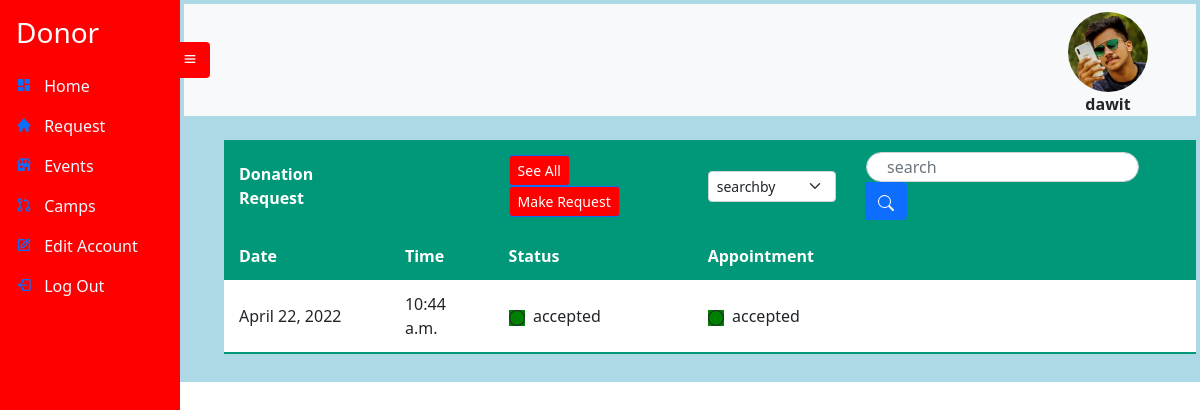
The app's page /donationrequest/notall (signed in) with its own data.
### Donor/models.py (models this page shows, shortened)
class Donor(models.Model):
    Donor_id =  models.UUIDField(default=uuid.uuid4, unique=True,
                          primary_key=True, editable=False)
    Account_id = models.OneToOneField(Account , on_delete=models.CASCADE ,null=True , blank=True)
    Donorname = models.CharField(max_length=20 , null=True , blank=True)
    DateOfBirth = models.DateTimeField(max_length=6, null=True , blank=True)
    Bloodgroup= models.CharField(max_length=10, null=True , blank=True , choices=blood_group)
    Address_id = models.OneToOneField(Address, on_delete=models.CASCADE , null=True , blank=True)
    Gender = models.CharField(max_length=10, null=True , blank=True)
    Age = models.IntegerField()
    Nationality = models.CharField(max_length=10, null=True , blank=True)
    Height = models.FloatField(max_length=10, null=True , blank=True)
    Weight = models.FloatField(max_length=10, null=True , blank=True)
    BMS = models.FloatField(max_length=10 , null=True , blank=True)
    BloodPressure = models.CharField(max_length=10 ,  null=True , blank=True)
    ProfilePic= models.FileField(null=True, blank=True, upload_to='profilepic/', default="profilepic/defaultprofile.jpeg")

class DonationRequestFormResult(models.Model):
    Result_id = models.UUIDField(default=uuid.uuid4, unique=True,
                          primary_key=True, editable=False)
    Donor_id = models.ForeignKey(Donor , null=True , on_delete=models.SET_NULL,blank=True , unique=False)
    HeartDisease = models.CharField(max_length=3, null=True , blank=True ,choices=Answer_choices)
    Kidney_Lung_Bloodpressure_Diabetes_Epilepsy = models.CharField(max_length=3, null=True , blank=True ,  choices=Answer_choices)
    Liverproblems = models.CharField(max_length=3, null=True , blank=True ,choices=Answer_choices)
    STD = models.CharField(max_length=3, null=True , blank=True ,choices=Answer_choices)
    Tattoo_Ear_skin_pierced_lastmonth= models.CharField(max_length=3, null=True , blank=True ,choices=Answer_choices)
    Slpet_Unsafely_OtherThanPartner = models.CharField(max_length=3, null=True , blank=True ,choices=Answer_choices)
    SeriousSkinRepair = models.CharField(max_length=3, null=True , blank=True ,choices=Answer_choices)
    Preagnant = models.CharField(max_length=3, null=True , blank=True,choices=Answer_choices)
    Abortion = models.CharField(max_length=3, null=True , blank=True,choices=Answer_choices)
    BreastFeeding = models.CharField(max_length=3, null=True , blank=True,choices=Answer_choices)
    BloodHealthfulnessInfo = models.CharField(max_length=10, null=True , blank=True,choices=Answer_choices)
    Status = models.CharField(null=True , max_length=11 , blank=True , default='in progress')
    Request_time = models.TimeField(auto_now_add=True , null=True , blank=True)
    Request_Date = models.DateField(auto_now_add=True  , null=True , blank=True)

class Appointment(models.Model):
    App_id = models.UUIDField(default=uuid.uuid4, unique=True,
                          primary_key=True, editable=False)
    Donor_id = models.ForeignKey(Donor , on_delete=models.SET_NULL, null=True , blank=True , unique=False)
    Date = models.DateField()
    Time = models.TimeField()
    status = models.CharField(null=True , max_length=11 , blank=True , default='in progress')

### UserAccount/models.py (models this page shows, shortened)
class Account(AbstractUser):
    Role = models.CharField(max_length=25, null=True , blank=True)

### Donor/views.py (the view, shortened to what this page needs)
# urls.py: path('donationrequest/<type>' , views.DonationRequest , name='donationrequest'),
def DonationRequest(request , type):
    donor = DonorState(request)['donor']
    donation = None
    appointment = None
    try:
        if(type=='all'):
            donation = DonationRequestFormResult.objects.filter(Donor_id = donor.Donor_id)
        elif(type=='notall'):
            donation = DonationRequestFormResult.objects.filter(Donor_id = donor.Donor_id)[0:5]
    except:
        donation = None
    try:
        if(type=='all'):
            appointment = Appointment.objects.filter(Donor_id = str(donor.Donor_id))
        elif(type=='notall'):
            appointment = Appointment.objects.filter(Donor_id = str(donor.Donor_id))[0:5]
    except:
        print('no appointment')
        appointment = None
    my_list=[]
    try:
        my_list = list(itertools.zip_longest(donation,appointment))
        print('list is set')
    except:
        my_list = []
        print('list is empty')
    context = {'list':my_list , 'donation':donation , 'donor':donor}
    return render (request , 'donor/donationrequest.html' , context  )

### Donor/views.py (called while the page is built)
def DonorState(request):
    donor = request.user
    context = {'donor': Donor.objects.get(Account_id = donor.id) }
    return context

### templates/donor/donationrequest.html (shortened to what this page needs)
{% extends 'donor/donor.html' %}
{% load static %}
{% block content %}
<br>
<table class="styled-table">
    <thead>
         <tr>
           <th>Donation Request</th>
           <th></th>
           <th><a href="{% url 'donationrequest' 'all' %}"><button type="button" class="btn btn-primary btn-sm" style= "background-color: red;">See All</button></a>&nbsp;
            <a href="{% url 'makerequest'  %}"><button type="button" class="btn btn-primary btn-sm" style= "background-color: red;">Make Request</button></a>
            </th>
            <form method="post" action="{% url 'donationrequest' 'searched' %}">
            <th>
              <select class="form-select form-select-sm" name='searchby' aria-label=".form-select-sm example">
              <option selected>searchby</option>
            </select>
            </th>
            <th>
              <div class="input-group">
                <div class="form-outline">
                  <input type="search" id="form1" name='searched' placeholder="search" class="form-control" />
                </div>
                <button type="submit"  class="btn btn-primary">
                </button>
              </div>
            </th>
            <th></th>
          </form>
          </tr>
          {% include 'donor/donationrequestlist.html' %}
{% endblock %}

### templates/donor/donor.html (shortened to what this page needs)
{% extends 'sidebarbase.html' %}
{% block content1 %}
<div
      class="side-navbar active-nav d-flex justify-content-between flex-wrap flex-column"
      id="sidebar"
    >
      <ul class="nav flex-column text-white w-100">
        <a href="{% url 'donordashbord' 'notall' %}" class="nav-link h3 text-white my-2">
          Donor
        </a>
        <li class="nav-link">
          <i class="bx bxs-dashboard"></i>
          <span class="mx-2" ><a class="inner-anchor"  href="{% url 'donordashbord' 'notall' %}"> Home</a></span>
        </li>
        <li class="nav-link">
          <i class="bx bxs-home"></i>
          <span class="mx-2" ><a class="inner-anchor" href="{% url 'donationrequest' 'notall' %}"> Request</a></span>
        </li>
        <li class="nav-link">
          <i class="bx bxs-store"></i>
          <span class="mx-2" ><a class="inner-anchor" href="{% url 'getevent' 'notall' %}"> Events </a></span>
        </li>
        <li class="nav-link">
          <i class="bx bx-git-pull-request"></i>
          <span class="mx-2" ><a class="inner-anchor" href="#"> Camps</a></span>
        </li>
        <li class="nav-link">
          <i class="bx bx-edit"></i>
          <span class="mx-2" ><a class="inner-anchor" href="{% url 'donoreditpassword'  %}"> Edit Account</a></span>
        </li>
        <li class="nav-link">
          <i class="bx bx-log-out"></i>
          <span class="mx-2" ><a class="inner-anchor" href="{% url 'logout' %}" > Log Out </a></span>
        </li>
      </ul>
    </div>
    <div class="p-1 my-container active-cont" style="background-color:lightblue">
      <nav class="navbar top-navbar navbar-light bg-light px-5">
        <a class="btn border-0" id="menu-btn"><i class="bx bx-menu"></i></a>
        <figure id="image">
          <img src="/static/images/{{ donor.ProfilePic }}" style="height: 80px;
          width: 80px;
          border-radius: 50%; " >
          <figcaption style="text-align: center;"><b>{{user.username}}</b></figcaption>
        </figure>
              </nav>
      {% block content %}
      {% endblock %}
{% endblock %}

### templates/donor/donationrequestlist.html (shortened to what this page needs)
       <tr >
           <th>Date</th>
           <th>Time</th>
           <th>Status</th>
           <th>Appointment</th>
           <th></th>
           <th></th>
       </tr>
   </thead>
   <tbody>
     {% if list %}
     {% for don,app in list %}
     <tr>
      <td>{{ don.Request_Date }}</td>
      <td>{{ don.Request_time }}</td>
      {% if don.Status == 'in progress' %}
      <td><svg xmlns="http://www.w3.org/2000/svg" width="16" height="16" fill="currentColor" style="background-color: yellow;" class="bi bi-circle"  viewBox="0 0 16 16">
        <path d="M8 15A7 7 0 1 1 8 1a7 7 0 0 1 0 14zm0 1A8 8 0 1 0 8 0a8 8 0 0 0 0 16z"/>
      </svg>
      {% elif  don.Status == 'accepted' %}
      <td><svg xmlns="http://www.w3.org/2000/svg" width="16" height="16" fill="currentColor" style="background-color: green;" class="bi bi-circle"  viewBox="0 0 16 16">
        <path d="M8 15A7 7 0 1 1 8 1a7 7 0 0 1 0 14zm0 1A8 8 0 1 0 8 0a8 8 0 0 0 0 16z"/>
      </svg>
      {% elif  don.Status == 'rejected' %}
      <td><svg xmlns="http://www.w3.org/2000/svg" width="16" height="16" fill="currentColor" style="background-color:red;" class="bi bi-circle"  viewBox="0 0 16 16">
        <path d="M8 15A7 7 0 1 1 8 1a7 7 0 0 1 0 14zm0 1A8 8 0 1 0 8 0a8 8 0 0 0 0 16z"/>
      </svg>
      {% endif %}
      &nbsp;{{ don.Status}} </td>
      {% if don.Status == 'accepted' %}
      {% if app.status == 'accepted' %}
      <td><svg xmlns="http://www.w3.org/2000/svg" width="16" height="16" fill="currentColor" style="background-color:green;" class="bi bi-circle"  viewBox="0 0 16 16">
        <path d="M8 15A7 7 0 1 1 8 1a7 7 0 0 1 0 14zm0 1A8 8 0 1 0 8 0a8 8 0 0 0 0 16z"/>
      </svg>
      {% elif app.status == 'rejected' %}
      <td><svg xmlns="http://www.w3.org/2000/svg" width="16" height="16" fill="currentColor" style="background-color:red;" class="bi bi-circle"  viewBox="0 0 16 16">
        <path d="M8 15A7 7 0 1 1 8 1a7 7 0 0 1 0 14zm0 1A8 8 0 1 0 8 0a8 8 0 0 0 0 16z"/>
      </svg>
      {% elif app.status == 'in progress' %}
      <td><svg xmlns="http://www.w3.org/2000/svg" width="16" height="16" fill="currentColor" style="background-color:yellow;" class="bi bi-circle"  viewBox="0 0 16 16">
        <path d="M8 15A7 7 0 1 1 8 1a7 7 0 0 1 0 14zm0 1A8 8 0 1 0 8 0a8 8 0 0 0 0 16z"/>
      </svg>
      {% else %}
      <td><a href="{% url 'makeappointment' %}"><button type="button" class="btn btn-primary btn-sm" style= "background-color: red;">Make Appointment</button></a></td>
      {% endif %}
      &nbsp;{{ app.status}} </td>
      {% else %}
      <td><button type="button" class="btn btn-primary btn-sm" style= "background-color: red;" disabled>Make Appointment</button></td>
      {% endif %}
      <td></td>
      <td></td>
    </tr>
     {% endfor %}
    {% endif %}
     </tbody>
 </table>
 <br>

### static/styles/sidebar.css (style rules this page uses)
* { margin: 0; padding: 0; box-sizing: border-box; }
body { min-height: 100vh; background-color: #fff; }
.side-navbar { width: 180px; height: 100%; position: fixed; margin-left: -300px; background-color: red; transition: 0.5s; }
.my-container { transition: 0.4s; }
.active-nav { margin-left: 0; }
.active-cont { margin-left: 180px; }
#menu-btn { background-color: red ; color: #fff; margin-left: -62px; }
#image { max-width: 300px; height: 80px; border-radius: 50%; top: 10px; right: 0px; }
.my-container input { border-radius: 2rem; padding: 2px 20px; }
.inner-anchor { color: aliceblue; text-decoration: black; }
.styled-table thead tr { background-color: #009879; color: #ffffff; text-align: left; }
.styled-table th, .styled-table td { padding: 12px 15px; }
.styled-table tbody tr { border-bottom: 1px solid #dddddd; }
.styled-table tbody tr:last-of-type { border-bottom: 2px solid #009879; }
.styled-table { margin-left: 40px; }
.styled-table tbody { background-color: white; }

### records on screen
Donor: ProfilePic (picture)
Account: username "dawit"
DonationRequestFormResult: Request_Date "April 22, 2022", Request_time "10:44 a.m.", Status "accepted", status "accepted"
